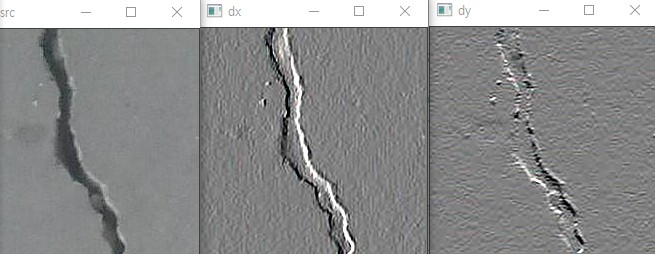
#> input picture image/Screenshot 2021-03-19 at 20.30.22.jpg, 655 x 254 px
$ jupyter execute --allow-errors OpenCV_Sobel_Scharr.ipynb   (older library calls are emulated)
#> lines starting #> are read from the running program, lines starting #| are printed output that depends on the picture
[cell 1]
## 에지 ##
# 픽셀의 밝기 값이 급격하게 변하는 부분
# 객체와 객체, 객체와 배경의 경계를 나타내는 용어
# 영상에 미분을 하여 에지를 검출

[cell 2]
# 노이즈에 취약한 단점을 극복하기 위해 평균값을 사용하는 3X3마스크에 가중치를 적용

[cell 3]
# cv2.Sobel 함수에 대한 설명
# cv2.Sobel(src, ddepth, dx, dy, dst=None, ksize=None, scale=None, delta=None, borderType=None) -> dst

# • src: 입력 영상
# • ddepth: 출력 영상 데이터 타입. -1이면 입력 영상과 같은 데이터 타입을 사용.
# • dx: x 방향 미분 차수. 1차미분할지 2차미분 할지 결정
# • dy: y 방향 미분 차수.
# • dst: 출력 영상(행렬)
# • ksize: 커널 크기. 기본값은 3.
# • scale 연산 결과에 추가적으로 곱할 값. 기본값은 1.
# • delta: 연산 결과에 추가적으로 더할 값. 기본값은 0.
# • borderType: 가장자리 픽셀 확장 방식. 기본값은 cv2.BORDER_DEFAULT.

[cell 4]
# cv2.Scharr(src, ddepth, dx, dy, dst=None, scale=None, delta=None, borderType=None) -> dst

# • src: 입력 영상
# • ddepth: 출력 영상 데이터 타입. -1이면 입력 영상과 같은 데이터 타입을 사용.
# • dx: x 방향 미분 차수
# • dy: y 방향 미분 차수.
# • dst: 출력 영상(행렬)
# • scale 연산 결과에 추가적으로 곱할 값. 기본값은 1
# • delta: 연산 결과에 추가적으로 더할 값. 기본값은 0.
# • borderType: 가장자리 픽셀 확장 방식. 기본값은 cv2.BORDER_DEFAULT

[cell 5]
import cv2

[cell 6]
src = cv2.imread('C:/Users/user/Desktop/data/Surface_Crack_Dataset/Positive/00001.jpg')
#> (the rest of this cell did not finish here and is left out)

[cell 7]
from PIL import Image
im = Image.open('./image/Screenshot 2021-03-19 at 20.30.22.jpg')
#> im is the input picture: PIL image 655x254 RGB; mean R, G, B 140.5, 141.1, 141.3
im

[cell 8]
#x로 미분하면 y미분을 나타내지 못하고
#y로 미분하면 x미분을 나타내지 못해서 두 미분을 합쳐야 윤곽선 검출이 가능

[cell 9]
# 2D 벡터의 크기 계산 함수

# cv2.magnitude(x, y, magnitude=None)

# • x: 2D 벡터의 x 좌표 행렬. 실수형.
# • y: 2D 벡터의 y 좌표 행렬. x와 같은 크기. 실수형
# • magnitude: 2D 벡터의 크기 행렬. x와 같은 크기, 같은 타입.

#2D 벡터의 방향 계산 함수

# cv2.phase(x, y, angle=None, angleInDegrees=None) -> angle

# • x: 2D 벡터의 x 좌표 행렬. 실수형.
# • y: 2D 벡터의 y 좌표 행렬. x와 같은 크기. 실수형.
# • angle: 2D 벡터의 크기 행렬. x와 같은 크기, 같은 타입.
# • angleInDegrees: True이면 각도 단위, False이면 래디언 단위

[cell 10]
import numpy as np
src = cv2.imread('C:/Users/user/Desktop/data/Surface_Crack_Dataset/Positive/00001.jpg', cv2.IMREAD_GRAYSCALE)

#> (the rest of this cell did not finish here and is left out)

[cell 11]
im = Image.open('./image/Screenshot 2021-03-19 at 20.44.19.jpg')
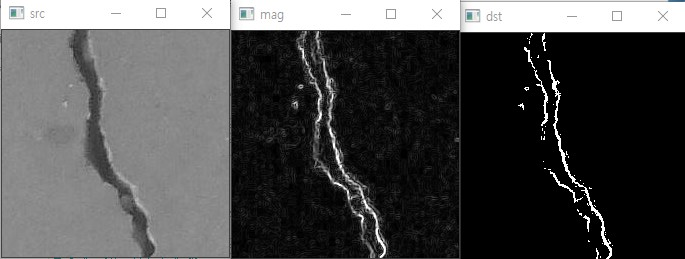
#> input picture image/Screenshot 2021-03-19 at 20.44.19.jpg, 685 x 259 px
#> im is the input picture: PIL image 685x259 RGB; mean R, G, B 76.2, 76.3, 76.3
im

[cell 12]
##여기서 윤곽선을 줄이는 방식으로 보완을 할 수 있다 ##
# 캐니 에지 검출

[cell 13]
# 좋은 검출기의 조건 3가지
# 1. 조명에 의해 미세한 영향을 받을때, 임계점이 변화하는데 이때도 실제 에지를 잘 검출해내야한다
# 2. 정확한 위치 : 실제 에지의 중심을 검출해내야 한다
# 3. 하나의 에지는 하나의 점으로 표현해야한다

[cell 14]
# 캐니 에지 검출방법
# 1. 가우시안 필터링
# - 노이즈를 제거
# 2. 그래디언트 계산
# - 크기와 방향을 계산(주로 소벨마스크를 사용)
# 3. 비최대 억제
# - 최대크기의 픽셀만 골라서 에지픽셀로 설정
# - 하나의 에지가 여러개의 픽셀로 표현되는 현상을 제거함.
# - 그래디언트의 크기가 국지적 최대인 픽셀만을 에지 픽셀로 설정
# 4. 히스테리시스 에지 트래킹
# - 두 개의 임계값 사용
# - 상한, 하한 임계값
# - 상한 임계값보다 높으면 강한 에지, 항상 에지로 선정함
# - 하한 < x < 상한 : 약한 에지, 강한에지와 연결되있을 경우, 에지로 선정
# - x < 하한 : 에지 X

[cell 15]
# cv2.Canny(image, threshold1, threshold2, edges=None, apertureSize=None, L2gradient=None) -> edges

# • image: 입력 영상
# • threshold1: 하단 임계값
# • threshold2: 상단 임계값
# • edges: 에지 영상
# • apertureSize: 소벨 연산을 위한 커널 크기. 기본값은 3
# • L2gradient: True이면 L2 norm 사용, False이면 L1 norm 사용. 기본값은 False.

[cell 16]
src = cv2.imread('C:/Users/user/Desktop/data/Surface_Crack_Dataset/Positive/00001.jpg', cv2.IMREAD_GRAYSCALE) # 그레이 스케일 영상

#> (the rest of this cell did not finish here and is left out)

[cell 17]
im = Image.open('./image/Screenshot 2021-03-19 at 20.56.15.jpg')
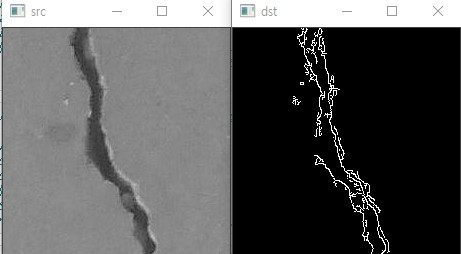
#> input picture image/Screenshot 2021-03-19 at 20.56.15.jpg, 461 x 254 px
#> im is the input picture: PIL image 461x254 RGB; mean R, G, B 88.6, 88.7, 88.7
im
